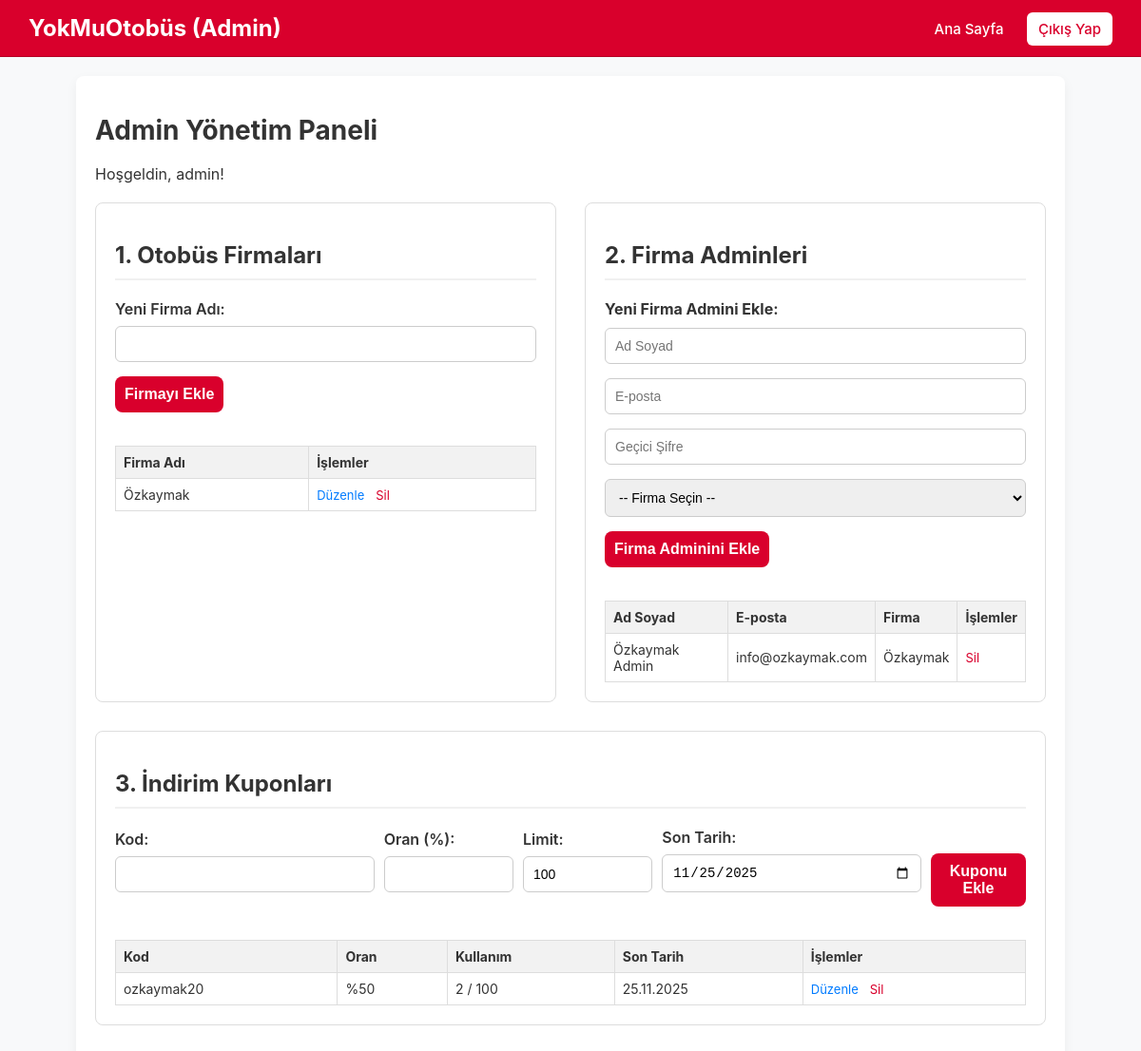
/admin_panel.php (signed in), run on the app's committed database.
### tables this page shows
CREATE TABLE "Company" (
    "id" TEXT PRIMARY KEY,
    "company_name" TEXT NOT NULL UNIQUE
);

CREATE TABLE "User" (
    "id" TEXT PRIMARY KEY,
    "full_name" TEXT,
    "email" TEXT UNIQUE NOT NULL,
    "role" TEXT NOT NULL CHECK(role IN ('user', 'company_admin', 'admin')),
    "password" TEXT NOT NULL,
    "company_id" TEXT NULL,
    "balance" REAL DEFAULT 800,
    "created_at" DATETIME NOT NULL,
    FOREIGN KEY ("company_id") REFERENCES "Company" ("id")
);

CREATE TABLE "Coupons" (
    "id" TEXT PRIMARY KEY,
    "code" TEXT NOT NULL UNIQUE,
    "discount_rate" REAL NOT NULL,
    "usage_limit" INTEGER NOT NULL,
    "usage_count" INTEGER DEFAULT 0,
    "expiration_date" DATE NOT NULL
);

### admin_panel.php (the view, shortened to what this page needs)
<?php
include 'database.php';
try {
    $stmt_companies = $db->query("SELECT * FROM \"Company\" ORDER BY company_name ASC");
    $companies = $stmt_companies->fetchAll();
    $sql_company_admins = "SELECT U.*, C.company_name FROM \"User\" U LEFT JOIN \"Company\" C ON U.company_id = C.id WHERE U.role = 'company_admin' ORDER BY U.full_name ASC";
    $stmt_company_admins = $db->query($sql_company_admins);
    $company_admins = $stmt_company_admins->fetchAll();
    $stmt_coupons = $db->query("SELECT * FROM \"Coupons\" ORDER BY expiration_date DESC");
    $coupons = $stmt_coupons->fetchAll();
} catch (PDOException $e) {
    $error_message = "Veri listelenirken hata oluştu: " . $e->getMessage();
    $companies = $company_admins = $coupons = [];
}
?>
<!DOCTYPE html>
<html lang="tr">
<head>
    <title>Admin Paneli</title> <link rel="stylesheet" href="styles.css">
</head>
<body>
    <header class="header">
        <div class="logo"><a href="index.php">YokMuOtobüs (Admin)</a></div>
        <nav class="nav"> <a href="index.php">Ana Sayfa</a> <a href="logout.php" class="nav-button">Çıkış Yap</a> </nav>
    </header>
    <main class="panel-container">
        <h1>Admin Yönetim Paneli</h1>
        <p style="margin-bottom: 20px;">Hoşgeldin, <?php echo htmlspecialchars($_SESSION['full_name']); ?>!</p>
        <div class="panel-grid">
            <section class="form-section">
                <h2>1. Otobüs Firmaları</h2>
                <form action="admin_actions.php?action=create_company" method="POST" style="margin-bottom: 20px;">
                    <label for="company_name">Yeni Firma Adı:</label>
                    <input type="text" id="company_name" name="company_name" required>
                    <button type="submit" class="search-button" style="height: auto; padding: 10px; width: auto;">Firmayı Ekle</button>
                </form>
                <div style="max-height: 300px; overflow-y: auto;">
                    <table class="data-table">
                        <thead><tr><th>Firma Adı</th><th>İşlemler</th></tr></thead>
                        <tbody>
                            <?php foreach ($companies as $company): ?>
                            <tr> <td><?php echo htmlspecialchars($company['company_name']); ?></td> <td class="action-links"> <a href="edit_company.php?id=<?php echo $company['id']; ?>">Düzenle</a> <a href="admin_actions.php?action=delete_company&id=<?php echo $company['id']; ?>" class="delete-link" onclick="return confirm('Bu firmayı silmek istediğinize emin misiniz? İlişkili seferler ve adminler etkilenebilir.');">Sil</a> </td> </tr>
                            <?php endforeach; ?>
                        </tbody>
                    </table>
                </div>
            </section>
            <section class="form-section">
                <h2>2. Firma Adminleri</h2>
                <form action="admin_actions.php?action=create_company_admin" method="POST" style="margin-bottom: 20px;">
                    <label style="margin-bottom: 10px; font-weight: bold;">Yeni Firma Admini Ekle:</label>
                    <input type="text" name="full_name" placeholder="Ad Soyad" required>
                    <input type="email" name="email" placeholder="E-posta" required>
                    <input type="password" name="password" placeholder="Geçici Şifre" required>
                    <select name="company_id" required> <option value="">-- Firma Seçin --</option> </select>
                    <button type="submit" class="search-button" style="height: auto; padding: 10px; width: auto;">Firma Adminini Ekle</button>
                </form>
                 <div style="max-height: 300px; overflow-y: auto;">
                    <table class="data-table">
                        <thead><tr><th>Ad Soyad</th><th>E-posta</th><th>Firma</th><th>İşlemler</th></tr></thead>
                        <tbody>
                            <?php foreach ($company_admins as $admin): ?>
                            <tr> <td><?php echo htmlspecialchars($admin['full_name']); ?></td> <td><?php echo htmlspecialchars($admin['email']); ?></td> <td><?php echo htmlspecialchars($admin['company_name'] ?? 'Atanmamış'); ?></td> <td class="action-links"> <a href="admin_actions.php?action=delete_user&id=<?php echo $admin['id']; ?>" class="delete-link" onclick="return confirm('Bu kullanıcıyı silmek istediğinize emin misiniz?');">Sil</a> </td> </tr>
                            <?php endforeach; ?>
                        </tbody>
                    </table>
                 </div>
            </section>
            <section class="form-section" style="grid-column: span 2;">
                <h2>3. İndirim Kuponları</h2>
                <form action="admin_actions.php?action=create_coupon" method="POST" style="display: flex; gap: 10px; flex-wrap: wrap; align-items: flex-end; margin-bottom: 20px;">
                    <div style="flex: 2;"><label for="code">Kod:</label><input type="text" id="code" name="code" required></div>
                    <div style="flex: 1;"><label for="rate">Oran (%):</label><input type="number" id="rate" name="discount_rate" min="1" max="100" step="1" required></div>
                    <div style="flex: 1;"><label for="limit">Limit:</label><input type="number" id="limit" name="usage_limit" min="1" value="100" required></div>
                    <div style="flex: 2;"><label for="expiry">Son Tarih:</label><input type="date" id="expiry" name="expiration_date" value="<?php echo date('Y-m-d', strtotime('+1 month')); ?>" required></div>
                    <button type="submit" class="search-button" style="height: auto; padding: 10px; flex-basis: 100px;">Kuponu Ekle</button>
                </form>
                 <div style="max-height: 300px; overflow-y: auto;">
                    <table class="data-table">
                        <thead><tr><th>Kod</th><th>Oran</th><th>Kullanım</th><th>Son Tarih</th><th>İşlemler</th></tr></thead>
                        <tbody>
                            <?php foreach ($coupons as $coupon): ?>
                            <tr> <td><?php echo htmlspecialchars($coupon['code']); ?></td> <td>%<?php echo htmlspecialchars($coupon['discount_rate'] * 100); ?></td> <td><?php echo $coupon['usage_count']; ?> / <?php echo $coupon['usage_limit']; ?></td> <td><?php echo date('d.m.Y', strtotime($coupon['expiration_date'])); ?></td> <td class="action-links"> <a href="edit_coupon.php?id=<?php echo $coupon['id']; ?>">Düzenle</a> <a href="admin_actions.php?action=delete_coupon&id=<?php echo $coupon['id']; ?>" class="delete-link" onclick="return confirm('Bu kuponu silmek istediğinize emin misiniz?');">Sil</a> </td> </tr>
                            <?php endforeach; ?>
                        </tbody>
                    </table>
                 </div>
            </section>
        </div>
    </main>
</body>
</html>

### styles.css (style rules this page uses)
body { margin: 0; font-family: -apple-system, BlinkMacSystemFont, "Segoe UI", Roboto, "Helvetica Neue", Arial, sans-serif; background-color: #f8f9fa; color: #333; }
a { text-decoration: none; color: #007bff; }
.header { background-color: #d9002c; padding: 15px 30px; border-bottom: 1px solid #b30024; display: flex; justify-content: space-between; align-items: center; }
.header .logo { font-size: 24px; font-weight: bold; color: #ffffff; }
.header .logo a { text-decoration: none; color: inherit; }
.header .nav a { margin-left: 20px; font-weight: 500; color: #ffffff; font-size: 15px; }
.header .nav a.nav-button { background-color: #ffffff; color: #d9002c; padding: 8px 12px; border-radius: 6px; }
.search-button { background-color: #d9002c; color: white; border: none; padding: 14px 30px; font-size: 16px; font-weight: bold; border-radius: 8px; cursor: pointer; transition: background-color 0.3s; height: 50px; }
.panel-container { padding: 40px 20px; max-width: 1000px; margin: 20px auto; background: #fff; border-radius: 8px; box-shadow: 0 4px 12px rgba(0,0,0,0.05); }
.panel-container h1 { font-size: 28px; color: #333; margin-top: 0; }
.panel-container h2 { border-bottom: 2px solid #f0f0f0; padding-bottom: 10px; margin-bottom: 20px; font-size: 24px; }
.panel-grid { display: grid; grid-template-columns: 1fr 1fr; gap: 30px; }
.form-section { border: 1px solid #ddd; padding: 20px; border-radius: 8px; }
.form-section label { text-align: left; font-weight: 600; margin-bottom: 8px; display: block; }
.form-section input, .form-section select { width: 100%; padding: 10px; border: 1px solid #ccc; border-radius: 6px; box-sizing: border-box; margin-bottom: 15px; font-size: 14px; }
.form-section button { width: 100%; padding: 12px; }
:root { --seat-available-bg: #fff; --seat-available-border: #ced4da; --seat-available-text: #495057; --seat-available-hover-bg: #e9ecef; --seat-selected-bg: #63d3a6; --seat-selected-border: #4dbb92; --seat-selected-text: #fff; --seat-male-bg: #bde0fe; --seat-male-border: #a2d2ff; --seat-male-text: #004a99; --seat-female-bg: #ffc0cb; --seat-female-border: #fba0af; --seat-female-text: #a30000; }
.data-table { width: 100%; border-collapse: collapse; margin-top: 15px; font-size: 14px; }
.data-table th, .data-table td { border: 1px solid #ddd; padding: 8px; text-align: left; vertical-align: middle; }
.data-table th { background-color: #f2f2f2; }
.action-links a { margin-right: 8px; font-size: 13px; white-space: nowrap; }
.delete-link { color: #d9002c; }

### admin_panel.php (style rules this page uses)
.data-table { width: 100%; border-collapse: collapse; margin-top: 15px; font-size: 14px; }
.data-table th, .data-table td { border: 1px solid #ddd; padding: 8px; text-align: left; vertical-align: middle; }
.data-table th { background-color: #f2f2f2; }
.action-links a { margin-right: 8px; font-size: 13px; white-space: nowrap; }
.delete-link { color: #d9002c; }

### data on the page
company: company_name "Özkaymak"
user: full_name "Özkaymak Admin", email "info@ozkaymak.com", company.company_name "Özkaymak"
coupons: code "ozkaymak20", $coupon['discount_rate']*100 "50", usage_count "2", usage_limit "100", expiration_date "25.11.2025"

### other printed values
$_SESSION['full_name'] "admin"
